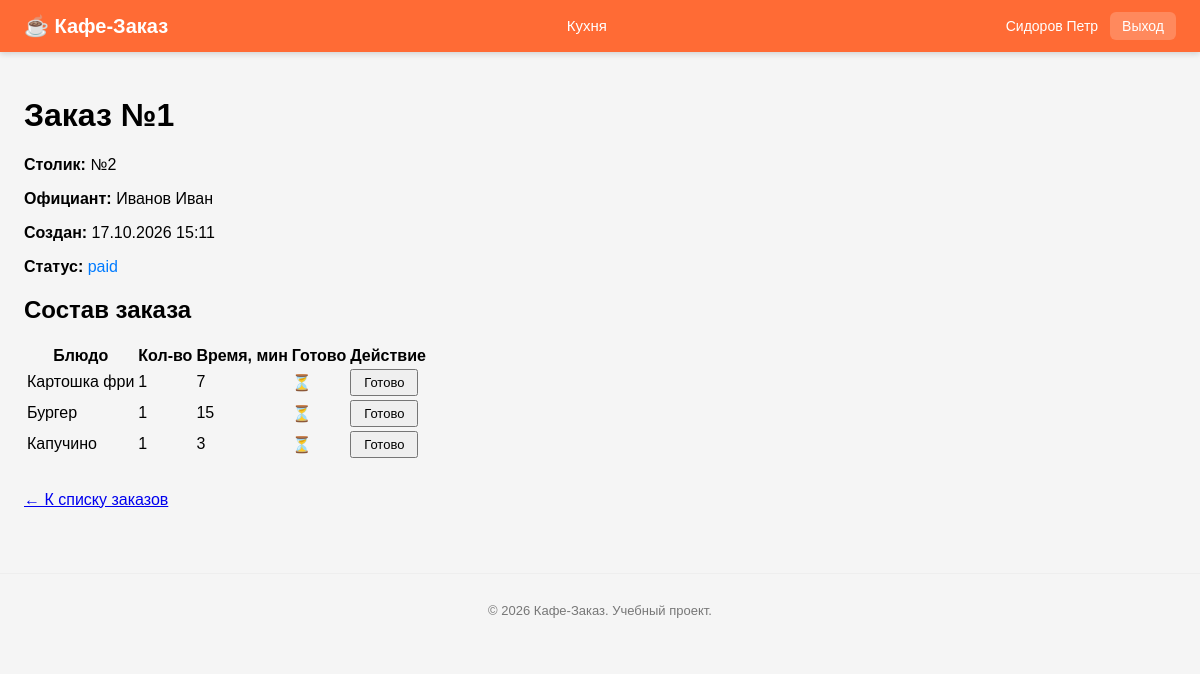
Page /cook/order-details.php?id=1 (signed in) on the committed database.
### tables this page shows
CREATE TABLE `orders` (
  `id` int NOT NULL,
  `table_id` int NOT NULL,
  `user_id` int NOT NULL,
  `status` enum('draft','in_progress','ready','paid','closed') NOT NULL DEFAULT 'draft',
  `total` decimal(10,2) DEFAULT '0.00',
  `created_at` timestamp NULL DEFAULT CURRENT_TIMESTAMP,
  `closed_at` timestamp NULL DEFAULT NULL
);

CREATE TABLE `tables` (
  `id` int NOT NULL,
  `number` int NOT NULL,
  `capacity` int NOT NULL DEFAULT '2',
  `status` enum('free','occupied','reserved') NOT NULL DEFAULT 'free'
);

CREATE TABLE `users` (
  `id` int NOT NULL,
  `login` varchar(50) NOT NULL,
  `password` varchar(255) NOT NULL,
  `full_name` varchar(100) NOT NULL,
  `role` enum('waiter','cook','admin') NOT NULL,
  `created_at` timestamp NULL DEFAULT CURRENT_TIMESTAMP
);

CREATE TABLE `order_items` (
  `id` int NOT NULL,
  `order_id` int NOT NULL,
  `dish_id` int NOT NULL,
  `quantity` int NOT NULL,
  `price_at_moment` decimal(10,2) NOT NULL,
  `is_ready` tinyint(1) DEFAULT '0'
);

CREATE TABLE `dishes` (
  `id` int NOT NULL,
  `name` varchar(100) NOT NULL,
  `price` decimal(10,2) NOT NULL,
  `cooking_time` int DEFAULT '10',
  `is_available` tinyint(1) DEFAULT '1'
);

### cook/order-details.php (the view, shortened to what this page needs)
<?php
require_once '../config/database.php';
$orderId = (int)($_GET['id'] ?? 0);
$stmt = $pdo->prepare("
    SELECT o.*, t.number AS table_number, u.full_name AS waiter_name
    FROM orders o
    JOIN tables t ON o.table_id = t.id
    JOIN users u ON o.user_id = u.id
    WHERE o.id = ?
");
$stmt->execute([$orderId]);
$order = $stmt->fetch();
$stmt = $pdo->prepare("
    SELECT oi.*, d.name, d.cooking_time
    FROM order_items oi
    JOIN dishes d ON oi.dish_id = d.id
    WHERE oi.order_id = ?
    ORDER BY oi.id
");
$stmt->execute([$orderId]);
$items = $stmt->fetchAll();
?>
<!DOCTYPE html>
<html lang="ru">
<head>
    <link rel="stylesheet" href="/assets/css/style.css">
</head>
<body>
    <?php include '../includes/header.php'; ?>
    <h1>Заказ №<?= $orderId ?></h1>
    <div class="order-info">
        <p><strong>Столик:</strong> №<?= $order['table_number'] ?></p>
        <p><strong>Официант:</strong> <?= htmlspecialchars($order['waiter_name']) ?></p>
        <p><strong>Создан:</strong> <?= date('d.m.Y H:i', strtotime($order['created_at'])) ?></p>
        <p><strong>Статус:</strong> <span class="status-<?= $order['status'] ?>"><?= $order['status'] ?></span></p>
    </div>
    <h2>Состав заказа</h2>
    <table class="data-table">
        <thead>
            <tr>
                <th>Блюдо</th>
                <th>Кол-во</th>
                <th>Время, мин</th>
                <th>Готово</th>
                <th>Действие</th>
            </tr>
        </thead>
        <tbody>
            <?php foreach ($items as $item): ?>
                <tr>
                    <td><?= htmlspecialchars($item['name']) ?></td>
                    <td><?= $item['quantity'] ?></td>
                    <td><?= $item['cooking_time'] ?></td>
                    <td><?= $item['is_ready'] ? '✅' : '⏳' ?></td>
                    <td>
                        <?php if (!$item['is_ready']): ?>
                            <form method="post" style="display:inline">
                                <button type="submit" name="mark_dish" class="btn-primary" style="padding: 4px 12px; font-size: 13px;">Готово</button>
                            </form>
                        <?php else: ?>
                            —
                        <?php endif; ?>
                    </td>
                </tr>
            <?php endforeach; ?>
        </tbody>
    </table>
    <div class="actions" style="margin-top: 20px; display: flex; gap: 10px; align-items: flex-start;">
        <a href="kitchen.php" class="btn-back" style="margin-left: 0; padding-top: 10px;">← К списку заказов</a>
    </div>
    <?php include '../includes/footer.php'; ?>
</body>
</html>

### assets/css/style.css (style rules this page uses)
* { box-sizing: border-box; }
body { font-family: Arial, sans-serif; margin: 0; background: #f5f5f5; }
.status-paid { color: #007BFF; }

### rows in the picture
orders: table.number "2", user.full_name "Иванов Иван", created_at "17.10.2026 15:11", status "paid"
order_items: dish.name "Картошка фри", quantity "1", dish.cooking_time "7"
order_items: dish.name "Бургер", quantity "1", dish.cooking_time "15"
order_items: dish.name "Капучино", quantity "1", dish.cooking_time "3"

### other values in the picture
$currentName "Сидоров Петр"
$orderId "1"
